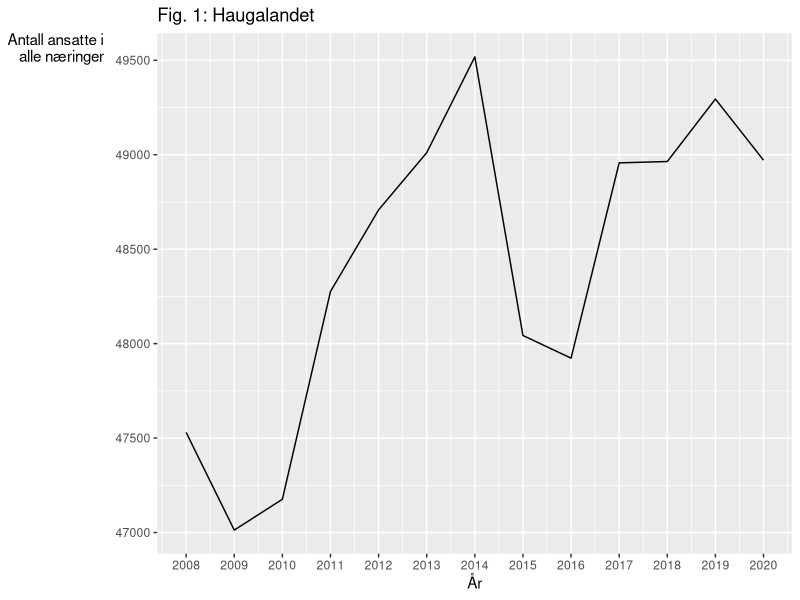
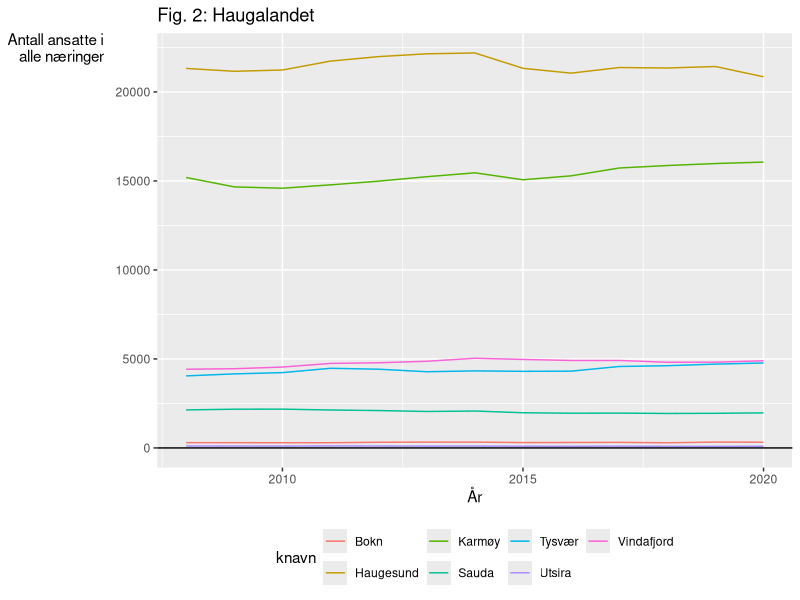
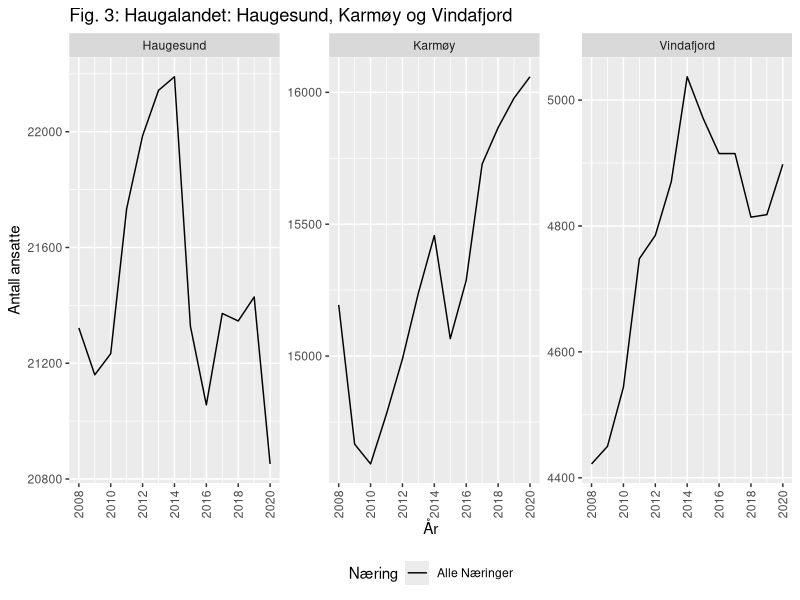
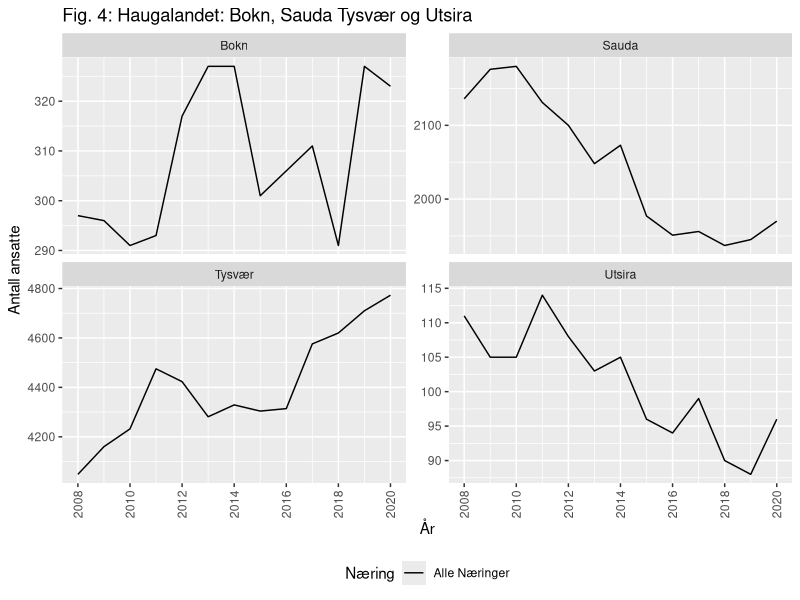
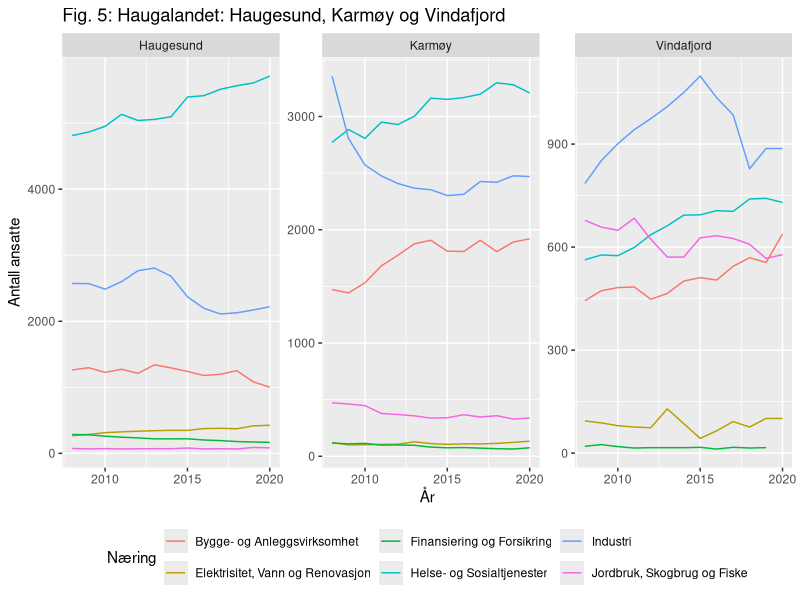
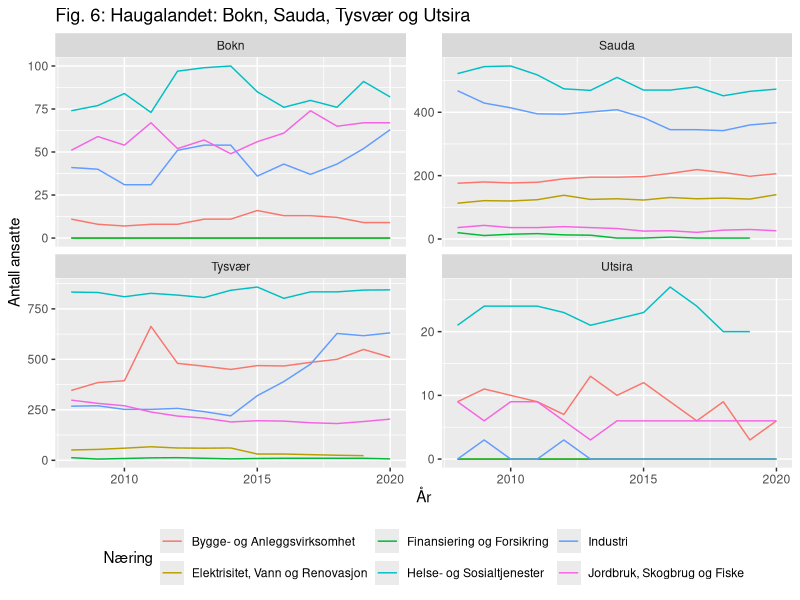
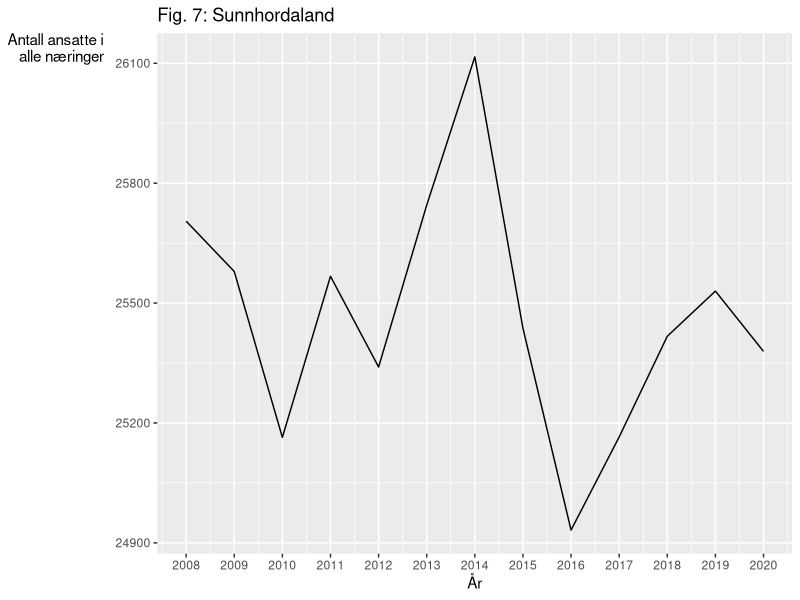
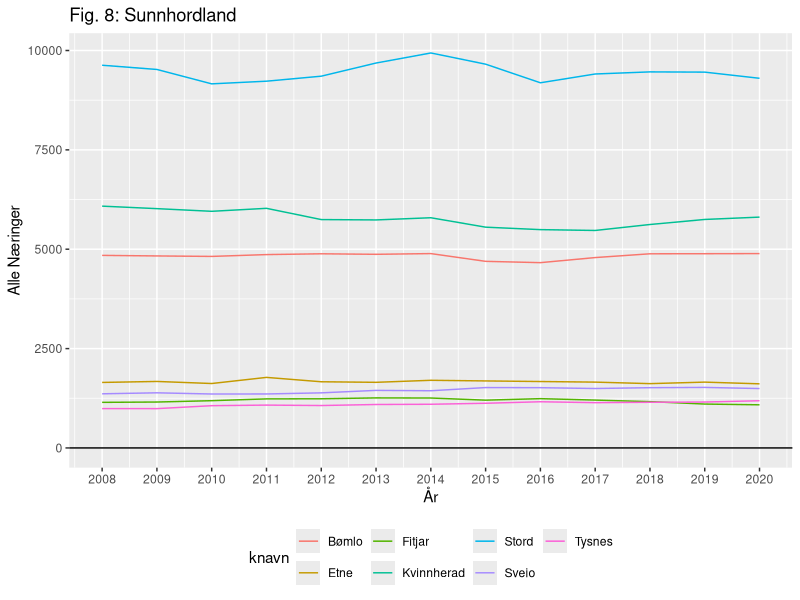

Recreate these plots in R, in order.
## ---- chunk 1
suppressPackageStartupMessages({
  library(readr)
  library(ggplot2)
  library(knitr)
  library(viridis)
  library(tidyverse)
  })
knitr::opts_chunk$set(echo=FALSE, include = TRUE)
## ---- chunk 2
syssel_arb <- read_csv("Data/syssel_arb.csv", show_col_types = FALSE)
hld_arb <- read_csv("Data/hld_arb.csv", show_col_types = FALSE)
sun_arb <- read_csv("Data/sun_arb.csv", show_col_types = FALSE)
har_arb <- read_csv("Data/har_arb.csv", show_col_types = FALSE)
syssel_bos <- read_csv("Data/syssel_bos.csv", show_col_types = FALSE)
hld_bos <- read_csv("Data/hld_bos.csv", show_col_types = FALSE)
sun_bos <- read_csv("Data/sun_bos.csv", show_col_types = FALSE)
har_bos <- read_csv("Data/har_bos.csv", show_col_types = FALSE)
Pendling <- read_csv("Data/Pendling.csv", show_col_types = FALSE)
hgl_Pendling <- read_csv("Data/hgl_Pendling.csv", show_col_types = FALSE)
sun_Pendling <- read_csv("Data/sun_Pendling.csv", show_col_types = FALSE)
## ---- chunk 3
hld_arb %>% 
  ggplot(mapping = aes(x = År, y = `Alle Næringer`)) +
  geom_line() +
  labs(title = "Fig. 1: Haugalandet")+
  ylab("Antall ansatte i  \n alle næringer") +
  theme(axis.title.y = element_text(angle=0))+
  scale_x_continuous(breaks = seq(2008, 2020, by = 1))
## ---- chunk 4
syssel_arb %>% 
  filter(knr %in% c(1106, 1135, 1145, 1146, 1149, 1151, 1160)) %>% 
  ggplot(mapping = aes(x = as.Date(paste0(aar, "-01-01")), y = `Alle Næringer`, (angle=0))) +
  scale_fill_distiller(palette = "Dark2") +
  geom_line(aes(group = knavn, colour = knavn)) +
  scale_size_manual(values = c(seq(2.0, 2, by = -0.1))) +
  geom_hline(yintercept = 0) +
  labs(title = "Fig. 2: Haugalandet", x = "År", y = "Antall ansatte i  \n alle næringer") +
  theme(axis.title.y = element_text(angle=0))+
  theme(legend.position = 'bottom')
## ---- chunk 5
hld_arb_long <- syssel_arb %>%
  pivot_longer(
    cols = `Alle Næringer`:Uoppgitt,
    names_to = "Næring",
    values_to = "Ansatte")
## ---- chunk 6
hld_arb_long %>% 
  filter(knavn %in% c("Haugesund", "Karmøy", "Vindafjord")) %>% 
  filter(Næring %in% "Alle Næringer") %>% 
  ggplot(mapping = aes(x = aar, y = Ansatte)) +
  scale_color_viridis(discrete = TRUE, option = "A") +
  labs(title = "Fig. 3: Haugalandet: Haugesund, Karmøy og Vindafjord", x = "År", y = "Antall ansatte") +
  geom_line(mapping = aes(group = Næring, colour = Næring)) +
  facet_wrap(facets = ~ knavn, scales = "free_y", ncol = 3) +
  theme(legend.position = 'bottom') + 
  scale_x_continuous(breaks = seq(2008, 2020, by = 2)) + 
  theme(axis.text.x = element_text(angle = 90, vjust = 0.5, hjust=1))
## ---- chunk 7
hld_arb_long %>% 
  filter(knavn %in% c("Bokn", "Sauda", "Tysvær", "Utsira")) %>% 
  filter(Næring %in% "Alle Næringer") %>% 
  ggplot(mapping = aes(x = aar, y = Ansatte)) +
  scale_color_viridis(discrete = TRUE, option = "A") +
  labs(title = "Fig. 4: Haugalandet: Bokn, Sauda Tysvær og Utsira", x = "År", y = "Antall ansatte") +
  geom_line(mapping = aes(group = Næring, colour = Næring)) +
  facet_wrap(facets = ~ knavn, scales = "free_y", ncol = 2) +
  theme(legend.position = 'bottom') + 
  scale_x_continuous(breaks = seq(2008, 2020, by = 2)) + 
  theme(axis.text.x = element_text(angle = 90, vjust = 0.5, hjust=1))
## ---- chunk 8
hld_arb_long %>% 
  filter(knavn %in% c("Haugesund", "Karmøy", "Vindafjord")) %>% 
  filter(Næring %in% c("Industri", "Helse- og Sosialtjenester", "Finansiering og Forsikring", "Elektrisitet, Vann og Renovasjon", "Bygge- og Anleggsvirksomhet", "Jordbruk, Skogbrug og Fiske")) %>% 
  ggplot(mapping = aes(x = as.Date(paste0(aar, "-01-01")), y = Ansatte)) +
  scale_fill_distiller(palette = "Dark2") +
  labs(title = "Fig. 5: Haugalandet: Haugesund, Karmøy og Vindafjord", x = "År", y = "Antall ansatte") +
  geom_line(mapping = aes(group = Næring, colour = Næring)) +
  facet_wrap(facets = ~ knavn, scales = "free_y", ncol = 3) +
  theme(legend.position = 'bottom')
## ---- chunk 9
hld_arb_long %>% 
  filter(knavn %in% c("Bokn", "Sauda", "Tysvær", "Utsira")) %>% 
  filter(Næring %in% c("Industri", "Helse- og Sosialtjenester", "Finansiering og Forsikring", "Elektrisitet, Vann og Renovasjon", "Bygge- og Anleggsvirksomhet", "Jordbruk, Skogbrug og Fiske")) %>% 
  ggplot(mapping = aes(x = as.Date(paste0(aar, "-01-01")), y = Ansatte)) +
  scale_fill_distiller(palette = "Dark2") +
  labs(title = "Fig. 6: Haugalandet: Bokn, Sauda, Tysvær og Utsira", x = "År", y = "Antall ansatte") +
  geom_line(mapping = aes(group = Næring, colour = Næring)) +
  facet_wrap(facets = ~ knavn, scales = "free_y", ncol = 2) +
  theme(legend.position = 'bottom')
## ---- chunk 10
sun_arb %>% 
  ggplot(mapping = aes(x = År, y = `Alle Næringer`)) +
  geom_line() +
  labs(title = "Fig. 7: Sunnhordaland", x = "År", y = "Antall ansatte i  \n alle næringer") +
  theme(axis.title.y = element_text(angle=0))+ 
  scale_x_continuous(breaks = seq(2008, 2020, by = 1))
## ---- chunk 11
syssel_arb %>% 
  filter(knr %in% c(4611, 4612, 4613, 4614, 4615, 4616, 4617)) %>% 
  ggplot(mapping = aes(x = aar, y = `Alle Næringer`)) +
  scale_fill_distiller(palette = "Dark2") +
  geom_line(aes(group = knavn, colour = knavn)) +
  scale_size_manual(values = c(seq(2.0, 2, by = -0.1))) +
  geom_hline(yintercept = 0) +
  scale_x_continuous(breaks = seq(2008, 2020, by = 1)) +
   labs(title = "Fig. 8: Sunnhordland", x = "År") +
  theme(legend.position = 'bottom')
## ---- chunk 12
sun_arb_long <- syssel_arb %>%
  pivot_longer(
    cols = `Alle Næringer`:Uoppgitt,
    names_to = "Næring",
    values_to = "Ansatte")
## ---- chunk 13
sun_arb_long %>% 
  filter(knavn %in% c("Bømlo", "Kvinnherad", "Stord")) %>% 
  filter(Næring %in% "Alle Næringer") %>% 
  ggplot(mapping = aes(x = aar, y = Ansatte)) +
  scale_color_viridis(discrete = TRUE, option = "A") +
  labs(title = "Fig. 9: Sunnhordland: Bømlo, Kvinnherad og Stord", x = "År", y = "Antall ansatte") +
  geom_line(mapping = aes(group = Næring, colour = Næring)) +
  facet_wrap(facets = ~ knavn, scales = "free_y", ncol = 3) +
  theme(legend.position = 'bottom') + 
  scale_x_continuous(breaks = seq(2008, 2020, by = 2)) + 
  theme(axis.text.x = element_text(angle = 90, vjust = 0.5, hjust=1))
## ---- chunk 14
sun_arb_long %>% 
  filter(knavn %in% c("Etne", "Fitjar", "Sveio", "Tysnes")) %>% 
  filter(Næring %in% "Alle Næringer") %>% 
  ggplot(mapping = aes(x = aar, y = Ansatte)) +
  scale_color_viridis(discrete = TRUE, option = "A") +
  labs(title = "Fig. 10: Sunnhordland: Etne, Fithar, Sveio og Tysnes", x = "År", y = "Antall ansatte") +
  geom_line(mapping = aes(group = Næring, colour = Næring)) +
  facet_wrap(facets = ~ knavn, scales = "free_y", ncol = 2) +
  theme(legend.position = 'bottom') + 
  scale_x_continuous(breaks = seq(2008, 2020, by = 2)) + 
  theme(axis.text.x = element_text(angle = 90, vjust = 0.5, hjust=1))
## ---- chunk 15
sun_arb_long %>% 
  filter(knavn %in% c("Bømlo", "Stord", "Kvinnherad")) %>% 
  filter(Næring %in% c("Industri", "Helse- og Sosialtjenester", "Finansiering og Forsikring", "Elektrisitet, Vann og Renovasjon", "Bygge- og Anleggsvirksomhet", "Jordbruk, Skogbrug og Fiske")) %>% 
  ggplot(mapping = aes(x = aar, y = Ansatte)) +
  scale_fill_distiller(palette = "Dark2") +
  labs(title = "Fig. 11: Sunnhordland: Bømlo, Kvinnherad og Stord", x = "År", y = "Antall ansatte") +
  geom_line(mapping = aes(group = Næring, colour = Næring)) +
  facet_wrap(facets = ~ knavn, scales = "free_y", ncol = 3) +
  theme(legend.position = 'bottom') + 
  scale_x_continuous(breaks = seq(2008, 2020, by = 2)) + 
  theme(axis.text.x = element_text(angle = 90, vjust = 0.5, hjust=1))
## ---- chunk 16
sun_arb_long %>% 
  filter(knavn %in% c("Etne", "Sveio", "Fitjar", "Tysnes")) %>% 
  filter(Næring %in% c("Industri", "Helse- og Sosialtjenester", "Finansiering og Forsikring", "Elektrisitet, Vann og Renovasjon", "Bygge- og Anleggsvirksomhet", "Jordbruk, Skogbrug og Fiske")) %>% 
  ggplot(mapping = aes(x = as.Date(paste0(aar, "-01-01")), y = Ansatte)) +
  scale_fill_distiller(palette = "Dark2") +
  labs(title = "Fig. 12: Sunnhordland: Etne, Fitjar, Sveio og Tysnes", x = "År", y = "Antall ansatte") +
  geom_line(mapping = aes(group = Næring, colour = Næring)) +
  facet_wrap(facets = ~ knavn, scales = "free_y", ncol = 2) +
  theme(legend.position = 'bottom')
## ---- chunk 17
har_arb %>% 
  ggplot(mapping = aes(x = År, y = `Alle Næringer`)) +
  geom_line() +
  labs(title = "Fig. 13: Hardanger", y= "Alle Næringer") + 
  scale_x_continuous(breaks = seq(2008, 2020, by = 2))
## ---- chunk 18
syssel_arb %>% 
  filter(knr %in% c(4618, 1228)) %>% 
  ggplot(mapping = aes(x = aar, y = `Alle Næringer`)) +
  scale_fill_distiller(palette = "Dark2") +
  geom_line(aes(group = knavn, colour = knavn)) +
  scale_color_manual(values=c('#111111','#054987')) +
  scale_size_manual(values = c(seq(2.0, 2, by = -0.1))) +
  geom_hline(yintercept = 0) +
  scale_x_continuous(breaks = seq(2008, 2020, by = 1)) +
   labs(title = "Fig. 14: Hardanger", x = "År") +
  theme(legend.position = 'bottom')
## ---- chunk 19
har_arb_long <- syssel_arb %>%
  pivot_longer(
    cols = `Alle Næringer`:Uoppgitt,
    names_to = "Næring",
    values_to = "Ansatte")
## ---- chunk 20
har_arb_long %>% 
  filter(knavn %in% c("Odda", "Ullensvang")) %>% 
  filter(Næring %in% "Alle Næringer") %>% 
  ggplot(mapping = aes(x = as.Date(paste0(aar, "-01-01")), y = Ansatte)) +
  scale_color_viridis(discrete = TRUE, option = "A") +
  labs(title = "Fig. 15: Hardanger: Odda og Ullensvang", x = "År", y = "Antall ansatte") +
  geom_line(mapping = aes(group = Næring, colour = Næring)) +
  facet_wrap(facets = ~ knavn, scales = "free_y", ncol = 2) +
  theme(legend.position = 'bottom')
## ---- chunk 21
har_arb_long %>% 
  filter(knavn %in% c("Odda", "Ullensvang")) %>% 
  filter(Næring %in% c("Industri", "Helse- og Sosialtjenester", "Finansiering og Forsikring", "Elektrisitet, Vann og Renovasjon", "Bygge- og Anleggsvirksomhet", "Jordbruk, Skogbrug og Fiske")) %>% 
  ggplot(mapping = aes(x = as.Date(paste0(aar, "-01-01")), y = Ansatte)) +
  scale_fill_distiller(palette = "Dark2") +
  labs(title = "Fig. 16: Hardanger: Odda, Ullensvang", x = "År", y = "Antall ansatte") +
  geom_line(mapping = aes(group = Næring, colour = Næring)) +
  facet_wrap(facets = ~ knavn, scales = "free_y", ncol = 3) +
  theme(legend.position = 'bottom')
## ---- chunk 22
#ordner etter kommunenavn og år
tmp <- syssel_bos

## ---- chunk 23
hau20 <- syssel_bos %>% 
  filter(aar == "2020", knavn == "Haugesund")
## ---- chunk 24
(hau20$Industri/hau20$`Alle Næringer`)
1905/18137
## ---- chunk 25
syssel_bos <- syssel_bos %>% 
  mutate(Eir_Er_industri = Industri/`Alle Næringer`,
         Eir_Er_Jordbruk = `Jordbruk, Skogbrug og Fiske`/`Alle Næringer`,
         Eir_Er_Undervisning = Undervisning/`Alle Næringer`,
         Eir_Er_Helse = `Helse- og Sosialtjenester`/`Alle Næringer`)
## ---- chunk 26
library(readxl)
nasjonalt_bosted <- read_excel("Data/nasjonalt_bosted.xlsx")
## ---- chunk 27
nasjonalt_bosted <- nasjonalt_bosted %>% 
  mutate(Ein_En_Industri = Industri/`Alle Næringer`,
         Ein_En_Jordbruk = `Jordbruk, Skogbruk og Fiske`/`Alle Næringer`,
         Ein_En_Undervisning = Undervisning/`Alle Næringer`,
         Ein_En_Helse = `Helse- og Sosialtjenester`/`Alle Næringer`)
## ---- chunk 28
# Forelår å være litt mer forsiktig her. syssel_bos$Eir_Er_industri har lengde 207
# 13*15 + 12 (den siste Odda). nasjonalt_bosted$Ein_En_Industri har lengde 13
# Koden her forutsetter at nasjonalt_bosted$Ein_En_Industri kan replikeres 16
# ganger. Risky i utgangspunktet og her går det galt pga. Odda med 12 obs.
# Medfører at resultatet blir galt etter Odda. Foreslår å ta det mer stegvis slik at
# en gar mer kontroll

LQindustri <- syssel_bos %>% 
  select(aar, knavn, Eir_Er_industri) %>% 
  mutate(aar = as.character(aar)) %>% 
  left_join(select(.data = nasjonalt_bosted, aar, Ein_En_Industri), by = c("aar")) %>% 
  mutate(
  andel = Eir_Er_industri/Ein_En_Industri
  )

# Disse må fikses på tilsvarende vis. Har feil verdier slik de er nå 
LQjordbruk <- as_tibble(syssel_bos$Eir_Er_Jordbruk/nasjonalt_bosted$Ein_En_Jordbruk)
LQundervisning <- as_tibble(syssel_bos$Eir_Er_Undervisning/nasjonalt_bosted$Ein_En_Undervisning)
LQhelse <- as_tibble(syssel_bos$Eir_Er_Helse/nasjonalt_bosted$Ein_En_Helse)
## ---- chunk 29
syssel_bos <- syssel_bos %>% 
  mutate(LQindustri = LQindustri$andel,
         LQjordbruk = LQjordbruk,
         LQundervisning = LQundervisning,
         LQhelse = LQhelse)
## ---- chunk 30
LQbos <- syssel_bos %>% 
  select(aar, knavn, LQindustri, LQjordbruk, LQundervisning, LQhelse)
## ---- chunk 31
hld_bos_LQ <- hld_bos %>% 
  mutate(Eir_Er_industri = Industri/`Alle Næringer`,
         Eir_Er_Jordbruk = `Jordbruk, Skogbruk og Fiske`/`Alle Næringer`,
         Eir_Er_Undervisning = Undervisning/`Alle Næringer`,
         Eir_Er_Helse = `Helse- og Sosialtjenester`/`Alle Næringer`)
## ---- chunk 32
LQindustri_hld <- as_tibble(hld_bos_LQ$Eir_Er_industri/nasjonalt_bosted$Ein_En_Industri)
LQjordbruk_hld <- as_tibble(hld_bos_LQ$Eir_Er_Jordbruk/nasjonalt_bosted$Ein_En_Jordbruk)
LQundervisning_hld <- as_tibble(hld_bos_LQ$Eir_Er_Undervisning/nasjonalt_bosted$Ein_En_Undervisning)
LQhelse_hld <- as_tibble(hld_bos_LQ$Eir_Er_Helse/nasjonalt_bosted$Ein_En_Helse)
## ---- chunk 33
hld_bos_LQ <- hld_bos_LQ %>% 
  mutate(LQindustri = LQindustri_hld$value,
         LQjordbruk = LQjordbruk_hld$value,
         LQundervisning = LQundervisning_hld$value,
         LQhelse = LQhelse_hld$value) %>% 
  select(År, LQindustri, LQjordbruk, LQundervisning, LQhelse)
## ---- chunk 34
sun_bos_LQ <- sun_bos %>% 
  mutate(Eir_Er_industri = Industri/`Alle Næringer`,
         Eir_Er_Jordbruk = `Jordbruk, Skogbruk og Fiske`/`Alle Næringer`,
         Eir_Er_Undervisning = Undervisning/`Alle Næringer`,
         Eir_Er_Helse = `Helse- og Sosialtjenester`/`Alle Næringer`)
## ---- chunk 35
LQindustri_sun <- as_tibble(sun_bos_LQ$Eir_Er_industri/nasjonalt_bosted$Ein_En_Industri)
LQjordbruk_sun <- as_tibble(sun_bos_LQ$Eir_Er_Jordbruk/nasjonalt_bosted$Ein_En_Jordbruk)
LQundervisning_sun <- as_tibble(sun_bos_LQ$Eir_Er_Undervisning/nasjonalt_bosted$Ein_En_Undervisning)
LQhelse_sun <- as_tibble(sun_bos_LQ$Eir_Er_Helse/nasjonalt_bosted$Ein_En_Helse)
## ---- chunk 36
sun_bos_LQ <- sun_bos_LQ %>% 
  mutate(LQindustri = LQindustri_sun$value,
         LQjordbruk = LQjordbruk_sun$value,
         LQundervisning = LQundervisning_sun$value,
         LQhelse = LQhelse_sun$value) %>% 
  select(År, LQindustri, LQjordbruk, LQundervisning, LQhelse)
## ---- chunk 37
har_bos_LQ <- har_bos %>% 
  mutate(Eir_Er_industri = Industri/`Alle Næringer`,
         Eir_Er_Jordbruk = `Jordbruk, Skogbruk og Fiske`/`Alle Næringer`,
         Eir_Er_Undervisning = Undervisning/`Alle Næringer`,
         Eir_Er_Helse = `Helse- og Sosialtjenester`/`Alle Næringer`)
## ---- chunk 38
LQindustri_har <- as_tibble(har_bos_LQ$Eir_Er_industri/nasjonalt_bosted$Ein_En_Industri)
LQjordbruk_har <- as_tibble(har_bos_LQ$Eir_Er_Jordbruk/nasjonalt_bosted$Ein_En_Jordbruk)
LQundervisning_har <- as_tibble(har_bos_LQ$Eir_Er_Undervisning/nasjonalt_bosted$Ein_En_Undervisning)
LQhelse_har <- as_tibble(har_bos_LQ$Eir_Er_Helse/nasjonalt_bosted$Ein_En_Helse)
## ---- chunk 39
har_bos_LQ <- har_bos_LQ %>% 
  mutate(LQindustri = LQindustri_har$value,
         LQjordbruk = LQjordbruk_har$value,
         LQundervisning = LQundervisning_har$value,
         LQhelse = LQhelse_hld$value) %>% 
  select(År, LQindustri, LQjordbruk, LQundervisning, LQhelse)
## ---- chunk 40
hld_bos %>% 
  ggplot(mapping = aes(x = År, y = `Alle Næringer`)) +
  geom_line() +
  labs(title = "Haugalandet")+
  ylab("Antall ansatte i  \n alle næringer") +
  theme(axis.title.y = element_text(angle=0))+
  scale_x_continuous(breaks = seq(2008, 2020, by = 1))
## ---- chunk 41
syssel_bos %>% 
  filter(knr %in% c(1106, 1135, 1145, 1146, 1149, 1151, 1160)) %>% 
  ggplot(mapping = aes(x = as.Date(paste0(aar, "-01-01")), y = `Alle Næringer`, (angle=0))) +
  scale_fill_distiller(palette = "Dark2") +
  geom_line(aes(group = knavn, colour = knavn)) +
  scale_size_manual(values = c(seq(2.0, 2, by = -0.1))) +
  geom_hline(yintercept = 0) +
  labs(title = "Haugalandet", x = "År", y = "Antall ansatte i  \n alle næringer") +
  theme(axis.title.y = element_text(angle=0))+
  theme(legend.position = 'bottom')
## ---- chunk 42
hld_bos_long <- syssel_bos %>%
  pivot_longer(
    cols = `Alle Næringer`:Uoppgitt,
    names_to = "Næring",
    values_to = "Ansatte")
## ---- chunk 43
hld_bos_long %>% 
  filter(knavn %in% c("Haugesund", "Karmøy", "Vindafjord")) %>% 
  filter(Næring %in% "Alle Næringer") %>% 
  ggplot(mapping = aes(x = as.Date(paste0(aar, "-01-01")), y = Ansatte)) +
  scale_color_viridis(discrete = TRUE, option = "A") +
  labs(title = "Fig. x: Haugalandet: Haugesund, Karmøy og Vindafjord", x = "År", y = "Antall ansatte") +
  geom_line(mapping = aes(group = Næring, colour = Næring)) +
  facet_wrap(facets = ~ knavn, scales = "free_y", ncol = 3) +
  theme(legend.position = 'bottom')
## ---- chunk 44
hld_bos_long %>% 
  filter(knavn %in% c("Bokn", "Sauda", "Tysvær", "Utsira")) %>% 
  filter(Næring %in% "Alle Næringer") %>% 
  ggplot(mapping = aes(x = as.Date(paste0(aar, "-01-01")), y = Ansatte)) +
  scale_color_viridis(discrete = TRUE, option = "A") +
  labs(title = "Fig. x: Haugalandet: Bokn, Sauda Tysvær og Utsira", x = "År", y = "Antall ansatte") +
  geom_line(mapping = aes(group = Næring, colour = Næring)) +
  facet_wrap(facets = ~ knavn, scales = "free_y", ncol = 2) +
  theme(legend.position = 'bottom')
## ---- chunk 45
hld_bos_long %>% 
  filter(knavn %in% c("Haugesund", "Karmøy", "Vindafjord")) %>% 
  filter(Næring %in% c("Industri", "Helse- og Sosialtjenester", "Finansiering og Forsikring", "Elektrisitet, Vann og Renovasjon", "Bygge- og Anleggsvirksomhet", "Jordbruk, Skogbrug og Fiske")) %>% 
  ggplot(mapping = aes(x = as.Date(paste0(aar, "-01-01")), y = Ansatte)) +
  scale_fill_distiller(palette = "Dark2") +
  labs(title = "Haugalandet: Haugesund, Karmøy og Vindafjord", x = "År", y = "Antall ansatte") +
  geom_line(mapping = aes(group = Næring, colour = Næring)) +
  facet_wrap(facets = ~ knavn, scales = "free_y", ncol = 3) +
  theme(legend.position = 'bottom')
## ---- chunk 46
hld_bos_long %>% 
  filter(knavn %in% c("Bokn", "Sauda", "Tysvær", "Utsira")) %>% 
  filter(Næring %in% c("Industri", "Helse- og Sosialtjenester", "Finansiering og Forsikring", "Elektrisitet, Vann og Renovasjon", "Bygge- og Anleggsvirksomhet", "Jordbruk, Skogbrug og Fiske")) %>% 
  ggplot(mapping = aes(x = as.Date(paste0(aar, "-01-01")), y = Ansatte)) +
  scale_fill_distiller(palette = "Dark2") +
  labs(title = "Haugalandet: Bokn, Sauda, Tysvær og Utsira", x = "År", y = "Antall ansatte") +
  geom_line(mapping = aes(group = Næring, colour = Næring)) +
  facet_wrap(facets = ~ knavn, scales = "free_y", ncol = 2) +
  theme(legend.position = 'bottom')
## ---- chunk 47
sun_bos %>% 
  ggplot(mapping = aes(x = År, y = `Alle Næringer`)) +
  geom_line() +
  labs(title = "Sunnhordaland", x = "År", y = "Antall ansatte i  \n alle næringer") +
  theme(axis.title.y = element_text(angle=0))+ 
  scale_x_continuous(breaks = seq(2008, 2020, by = 1))
## ---- chunk 48
syssel_bos %>% 
  filter(knr %in% c(4611, 4612, 4613, 4614, 4615, 4616, 4617)) %>% 
  ggplot(mapping = aes(x = aar, y = `Alle Næringer`)) +
  scale_fill_distiller(palette = "Dark2") +
  geom_line(aes(group = knavn, colour = knavn)) +
  scale_size_manual(values = c(seq(2.0, 2, by = -0.1))) +
  geom_hline(yintercept = 0) +
  scale_x_continuous(breaks = seq(2008, 2020, by = 1)) +
   labs(title = "Sunnhordland", x = "År") +
  theme(legend.position = 'bottom')
## ---- chunk 49
sun_bos_long <- syssel_bos %>%
  pivot_longer(
    cols = `Alle Næringer`:Uoppgitt,
    names_to = "Næring",
    values_to = "Ansatte")
## ---- chunk 50
sun_bos_long %>% 
  filter(knavn %in% c("Bømlo", "Kvinnherad", "Stord")) %>% 
  filter(Næring %in% "Alle Næringer") %>% 
  ggplot(mapping = aes(x = as.Date(paste0(aar, "-01-01")), y = Ansatte)) +
  scale_color_viridis(discrete = TRUE, option = "A") +
  labs(title = "Fig. x: Sunnhordland: Bømlo, Kvinnherad og Stord", x = "År", y = "Antall ansatte") +
  geom_line(mapping = aes(group = Næring, colour = Næring)) +
  facet_wrap(facets = ~ knavn, scales = "free_y", ncol = 3) +
  theme(legend.position = 'bottom')
## ---- chunk 51
sun_bos_long %>% 
  filter(knavn %in% c("Etne", "Fitjar", "Sveio", "Tysnes")) %>% 
  filter(Næring %in% "Alle Næringer") %>% 
  ggplot(mapping = aes(x = as.Date(paste0(aar, "-01-01")), y = Ansatte)) +
  scale_color_viridis(discrete = TRUE, option = "A") +
  labs(title = "Fig. x: Sunnhordland: Etne, Fithar, Sveio og Tysnes", x = "År", y = "Antall ansatte") +
  geom_line(mapping = aes(group = Næring, colour = Næring)) +
  facet_wrap(facets = ~ knavn, scales = "free_y", ncol = 2) +
  theme(legend.position = 'bottom')
## ---- chunk 52
sun_bos_long %>% 
  filter(knavn %in% c("Bømlo", "Stord", "Kvinnherad")) %>% 
  filter(Næring %in% c("Industri", "Helse- og Sosialtjenester", "Finansiering og Forsikring", "Elektrisitet, Vann og Renovasjon", "Bygge- og Anleggsvirksomhet", "Jordbruk, Skogbrug og Fiske")) %>% 
  ggplot(mapping = aes(x = as.Date(paste0(aar, "-01-01")), y = Ansatte)) +
  scale_fill_distiller(palette = "Dark2") +
  labs(title = "Sunnhordland: Bømlo, Kvinnherad og Stord", x = "År", y = "Antall ansatte") +
  geom_line(mapping = aes(group = Næring, colour = Næring)) +
  facet_wrap(facets = ~ knavn, scales = "free_y", ncol = 3) +
  theme(legend.position = 'bottom')
## ---- chunk 53
sun_bos_long %>% 
  filter(knavn %in% c("Etne", "Sveio", "Fitjar", "Tysnes")) %>% 
  filter(Næring %in% c("Industri", "Helse- og Sosialtjenester", "Finansiering og Forsikring", "Elektrisitet, Vann og Renovasjon", "Bygge- og Anleggsvirksomhet", "Jordbruk, Skogbrug og Fiske")) %>% 
  ggplot(mapping = aes(x = as.Date(paste0(aar, "-01-01")), y = Ansatte)) +
  scale_fill_distiller(palette = "Dark2") +
  labs(title = "Sunnhordland: Etne, Fitjar, Sveio og Tysnes", x = "År", y = "Antall ansatte") +
  geom_line(mapping = aes(group = Næring, colour = Næring)) +
  facet_wrap(facets = ~ knavn, scales = "free_y", ncol = 2) +
  theme(legend.position = 'bottom')
## ---- chunk 54
har_bos %>% 
  ggplot(mapping = aes(x = År, y = `Alle Næringer`)) +
  geom_line() +
  labs(title = "Hardanger", y= "Alle Næringer") + 
  scale_x_continuous(breaks = seq(2008, 2020, by = 1))
## ---- chunk 55
syssel_bos %>% 
  filter(knr %in% c(4618, 1228)) %>% 
  ggplot(mapping = aes(x = aar, y = `Alle Næringer`)) +
  scale_fill_distiller(palette = "Dark2") +
  geom_line(aes(group = knavn, colour = knavn)) +
  scale_color_manual(values=c('#111111','#054987')) +
  scale_size_manual(values = c(seq(2.0, 2, by = -0.1))) +
  geom_hline(yintercept = 0) +
  scale_x_continuous(breaks = seq(2008, 2020, by = 1)) +
   labs(title = "Hardanger", x = "År") +
  theme(legend.position = 'bottom')
## ---- chunk 56
har_bos_long <- syssel_bos %>%
  pivot_longer(
    cols = `Alle Næringer`:Uoppgitt,
    names_to = "Næring",
    values_to = "Ansatte")
## ---- chunk 57
har_bos_long %>% 
  filter(knavn %in% c("Odda", "Ullensvang")) %>% 
  filter(Næring %in% "Alle Næringer") %>% 
  ggplot(mapping = aes(x = as.Date(paste0(aar, "-01-01")), y = Ansatte)) +
  scale_color_viridis(discrete = TRUE, option = "A") +
  labs(title = "Fig. x: Hardanger: Odda og Ullensvang", x = "År", y = "Antall ansatte") +
  geom_line(mapping = aes(group = Næring, colour = Næring)) +
  facet_wrap(facets = ~ knavn, scales = "free_y", ncol = 2) +
  theme(legend.position = 'bottom')
## ---- chunk 58
har_bos_long %>% 
  filter(knavn %in% c("Odda", "Ullensvang")) %>% 
  filter(Næring %in% c("Industri", "Helse- og Sosialtjenester", "Finansiering og Forsikring", "Elektrisitet, Vann og Renovasjon", "Bygge- og Anleggsvirksomhet", "Jordbruk, Skogbrug og Fiske")) %>% 
  ggplot(mapping = aes(x = as.Date(paste0(aar, "-01-01")), y = Ansatte)) +
  scale_fill_distiller(palette = "Dark2") +
  labs(title = "Hardanger: Odda, Ullensvang", x = "År", y = "Antall ansatte") +
  geom_line(mapping = aes(group = Næring, colour = Næring)) +
  facet_wrap(facets = ~ knavn, scales = "free_y", ncol = 2) +
  theme(legend.position = 'bottom')
## ---- chunk 59
hgl_Pendling
## ---- chunk 60
sun_Pendling
## ---- chunk 61
# Siste
